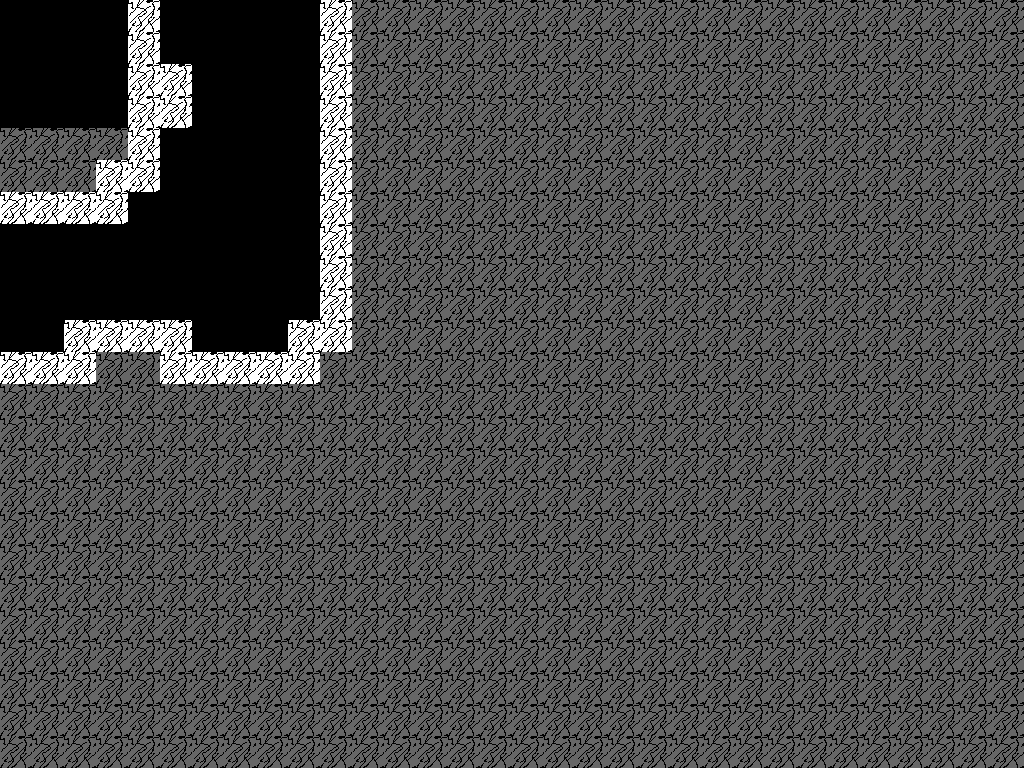

Tiled map render using the project's own tile images. Description and the map definition, with tile-layer contents summarised, below:
An orthogonal 32x24 tile map with 32x32 px tiles, 2 tile layers (Tile Layer 1, walls) and 7 objects (player1, player2, wizard, crystal, warpb, ...).

<map version="1.2" tiledversion="1.2.4" orientation="orthogonal" renderorder="right-down" width="32" height="24" tilewidth="32" tileheight="32" infinite="0" nextlayerid="4" nextobjectid="8">
 <tileset firstgid="1" source="wall.tsx" />
 <layer id="1" name="Tile Layer 1" width="32" height="24" opacity="0.4">
  <data>[768 cells, 683 non-empty, 1 distinct tile ids]</data>
 </layer>
 <objectgroup id="3" name="obj">
  <object id="1" name="player1" x="237" y="50">
   <point />
  </object>
  <object id="2" name="player2" x="30" y="250">
   <point />
  </object>
  <object id="3" name="wizard" x="32" y="31">
   <point />
  </object>
  <object id="4" name="crystal" x="223" y="257">
   <point />
  </object>
  <object id="5" name="warpb" x="162" y="-1" width="157" height="18">
   <properties>
    <property name="dest" value="4-1" />
   </properties>
  </object>
  <object id="6" name="warpf" x="3" y="227" width="12" height="121">
   <properties>
    <property name="dest" value="4-4" />
   </properties>
  </object>
  <object id="7" name="dialogue" x="97" y="224" width="60" height="93">
   <properties>
    <property name="dialogue" value="I have to tell you something.;I really only came to this land because where I live, I have no friends.;I thought I could cheer some people up with my funny curse but it all backfired. Now I have ruined this world.; I am so sorry.;\;Itsalrightdontbesorry;Wecanliftthecursewiththebancrystalsright?;\;The problem is, you do not only ban the curse, but me.;Proceed as you wish, I can only regret what I've done." />
   </properties>
  </object>
 </objectgroup>
 <layer id="2" name="walls" width="32" height="24">
  <data>[768 cells, 37 non-empty, 1 distinct tile ids]</data>
 </layer>
</map>
